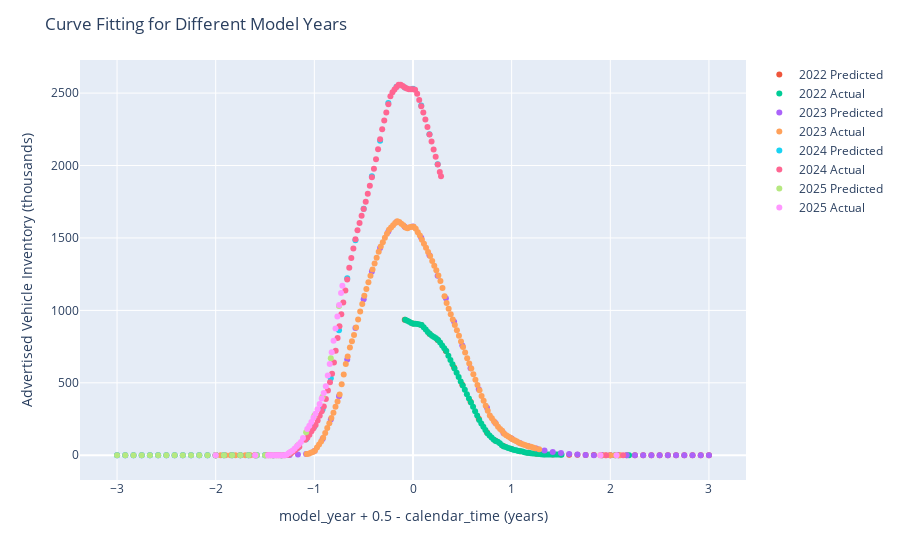
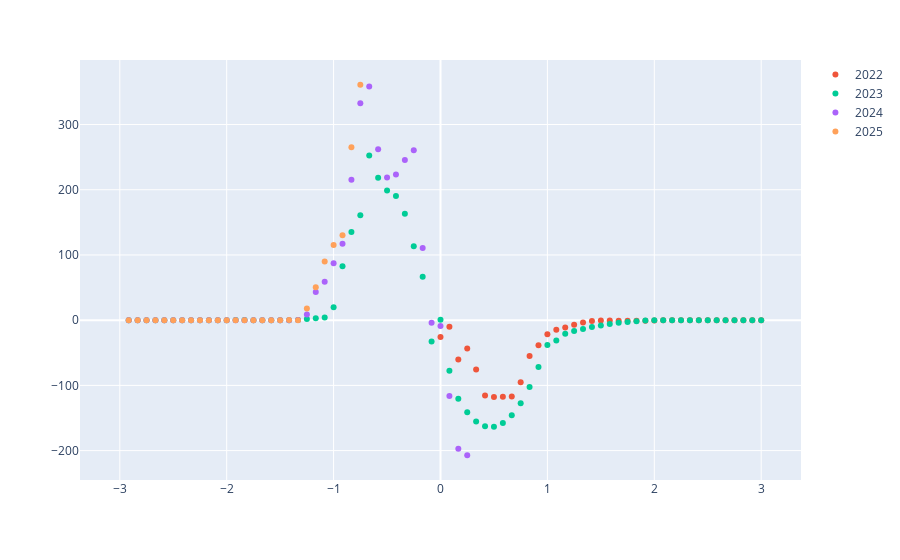

Write notebook code for charts like these, in order.
### Markdown cell above
# Spline Regression

### Code cell
# For each model year that we have data (2022 through 2025),
# fit a separate spline regression.  Do this so that monthly
# inventory counts can be predicted despite not having
# direct access to this information.  (All of the information
# that we have to go on is the graph from www.spglobal.com/mobility)

model_yr_range = range(2022, 2026, 1)
inventory_model = dict.fromkeys(model_yr_range)

# Create some evenly space yr_diffs for evaluating each model.
# These same yr_diffs can be used for other model years
# to compare apples to apples.
step = 1.0/12.0
a = -3.0
b = 3.0

yr_diffs = np.linspace(a, b, num=int((b - a)/step + 1))

# Create a data-frame to store the predictions from each model.
mixed_years_2 = pl.DataFrame()

# Get plotly figures set up before the loop.
fig = px.scatter()
fig_2 = px.scatter()

model_year_knots = {
    2022: (
        np.sort(
            np.array([2.19, 1.48, 1.2, 1, 0.9, 0.85, 0.8, 0.7, 0.6, 0.4, 0.3, 
                0.2, 0.15, 0.087, 0.025, 0, -0.015,
                -0.079428
            ])
        )
        .reshape(-1, 1)
    ),
    2023: (
        np.sort(
            np.array([-2., -1.08, -1.02, -1., -0.95, 
                -0.93, -0.91, -0.88, -0.85, -0.82,
                -0.75, -0.73, -0.5, 
                -0.3, -0.244, -0.2, -0.18, -0.15, -0.12, -0.09, -0.05, 
                -0.03,  0.,  0.03,  0.1,  0.5,  0.95,  1.,  1.05,
                1.15,  2.1
            ])
        )
        .reshape(-1, 1)
    ),
    2024: (
        np.sort(
            np.array([2.1, 1.15, 1.05, 1, 0.95, 0.5, 0.1, 0.03, 0, 
                -0.03, -0.05, -0.09, -0.12, -0.15, -0.18, -0.2, -0.244, -0.3, -0.5, 
                -0.73, -0.75, -0.95, 
                -1, -1.02, -1.2, -1.22, -1.28, -1.32, -1.4, -1.45, -2
            ])
        )
        .reshape(-1, 1)
    ),
    2025: (
        np.sort(
            np.array([-1.42, -1.3, -1.27, -1.12, -1, -0.9, -0.85, -0.8, -0.716094   
            ])
        )
        .reshape(-1, 1)
    )
}

# Make a pipeline for each model_year and fit the model.
for yr in model_yr_range:
    # Make pipeline for the current model year.
    current_yr_inventory_model = make_pipeline(
        SplineTransformer(
            degree=3,
            knots=model_year_knots[yr],
            extrapolation="constant",
            include_bias=True
        ),
        LinearRegression(
            fit_intercept=True
        )
    )

    # Fit model.
    # Sometimes, we only want to work with some values in yr_diff.
    yr_diff_filter = (
        pl.when(yr == 2022)
        .then(
            (pl.col("yr_diff") > -0.084)
        )
        .when(yr == 2024)
        .then(
            (pl.col("yr_diff") < 0.29)
        )
        .when(yr == 2025)
        .then(
            (pl.col("yr_diff") < -0.7)
        )
        .otherwise(True)
    )
    
    mixed_years_filtered = (mixed_years
        .filter(yr_diff_filter & (pl.col("model_year") == yr))
    )
    
    current_yr_inventory_model.fit(
        X=(
            mixed_years_filtered
                .select("yr_diff")
                .collect()
        ),
        y=(
            mixed_years_filtered
                .select("advertised_inventory")
                .collect()
        )
    )

    # Save the fitted model.
    inventory_model[yr] = current_yr_inventory_model

    # Put the predictions from current_yr_inventory_model into a new data-frame.
    mixed_years_current_preds = pl.LazyFrame(
        data={
            "yr_diff": yr_diffs,
            "model_year": None,
            "predicted_inventory": None,
            "predicted_inventory_change": None
        },
        schema={
            "yr_diff": pl.Float64,
            "model_year": pl.Int32,
            "predicted_inventory": pl.Float64,
            "predicted_inventory_change": pl.Float64
        }
    )

    # Filter it first.
    mixed_years_current_preds = (mixed_years_current_preds
        .filter(yr_diff_filter)                             
    )

    # Use the current_yr_inventory_model to get the predictions.
    preds = pl.Series(
        current_yr_inventory_model
            .predict(
                X=(mixed_years_current_preds
                    .select("yr_diff")
                    .collect()
                )
            )
            .flatten()
    )

    # Replace negative values generated by the spline regression.
    # (I cannot figure out how to put constraints on the spline regression
    # other than to just fix the predictions like I do here.)
    preds = np.where(preds < 0, 0, preds)

    mixed_years_current_preds = (mixed_years_current_preds
        .with_columns(
            model_year = pl.lit(yr),
            predicted_inventory = preds
        )                 
    )

    # Save mixed_years_current_preds for the current model_year.
    mixed_years_2 = (mixed_years_2
        .vstack(mixed_years_current_preds.collect())   
        .with_columns(
            predicted_inventory_derivative = pl.col("predicted_inventory").diff(n=1).over("model_year")
        )   
    )

    # Make a plot of the original training data alongside the predictions.
    fig.add_scatter(
        x=(mixed_years_2
           .filter(pl.col("model_year") == yr)
           .select("yr_diff")
           .to_series()
        ),
        y=(mixed_years_2
           .filter(pl.col("model_year") == yr)
           .select("predicted_inventory")
           .to_series()
        ),
        mode="markers",
        name=f"{yr} Predicted"
    )

    fig.add_scatter(
        x=(mixed_years
           .filter(pl.col("model_year") == yr)
           .select("yr_diff")
           .collect()
           .to_series()
        ),
        y=(mixed_years
           .filter(pl.col("model_year") == yr)
           .select("advertised_inventory")
           .collect()
           .to_series()
        ),
        mode="markers",
        name=f"{yr} Actual"
    )

    # https://plotly.com/python/figure-labels/
    fig.update_layout(
        title=dict(text="Curve Fitting for Different Model Years"),
        xaxis=dict(
            title=dict(
                text="model_year + 0.5 - calendar_time (years)"
            )
        ),
        yaxis=dict(
            title=dict(
                text="Advertised Vehicle Inventory (thousands)"
            )
        )
    )

    fig_2.add_scatter(
        x=(mixed_years_2
           .filter(pl.col("model_year") == yr)
           .select("yr_diff")
           .to_series()
        ),
        y=(mixed_years_2
           .filter(pl.col("model_year") == yr)
           .select("predicted_inventory_change")
           .to_series()
        ),
        mode="markers",
        name=f"{yr}"
    )

# Show the figures.
fig.show()
fig_2.show()

### Figure 1 — Plotly figure (JSON) as saved in the notebook; plotly's stock layout.template omitted (floating-point values rounded to 4 significant figures)
{"data": [{"hovertemplate": "<extra></extra>", "legendgroup": "", "marker": {"color": "#636efa", "symbol": "circle"}, "mode": "markers", "name": "", "orientation": "v", "showlegend": false, "type": "scatter", "xaxis": "x", "yaxis": "y"}, {"mode": "markers", "name": "2022 Predicted", "type": "scatter", "x": [-0.08333, 0, 0.08333, 0.1667, 0.25, 0.3333, 0.4167, 0.5, 0.5833, 0.6667, 0.75, 0.8333, 0.9167, 1, 1.083, 1.167, 1.25, 1.333, 1.417, 1.5, 1.583, 1.667, 1.75, 1.833, 1.917, 2, 2.083, 2.167, 2.25, 2.333, 2.417, 2.5, 2.583, 2.667, 2.75, 2.833, 2.917, 3], "y": [935.5, 909.9, 899.8, 839.4, 796.0, 720.4, 605.1, 487.2, 369.7, 252.8, 157.5, 102.6, 64.12, 42.48, 27.77, 16.72, 9.742, 6.256, 4.93, 4.418, 3.811, 3.077, 2.285, 1.505, 0.8088, 0.266, 0, 0, 0, 0, 0, 0, 0, 0, 0, 0, 0, 0]}, {"mode": "markers", "name": "2022 Actual", "type": "scatter", "x": [-2, -1.6, -0.07943, -0.05857, -0.03772, -0.01686, 0.003995, 0.02485, 0.04571, 0.06656, 0.08742, 0.1083, 0.1291, 0.15, 0.1708, 0.1917, 0.2126, 0.2334, 0.2543, 0.2751, 0.296, 0.3168, 0.3377, 0.3585, 0.3794, 0.4003, 0.4211, 0.442, 0.4628, 0.4837, 0.5045, 0.5254, 0.5462, 0.5671, 0.588, 0.6088, 0.6297, 0.6505, 0.6714, 0.6922, 0.7131, 0.7339, 0.7548, 0.7757, 0.7965, 0.8174, 0.8382, 0.8591, 0.8799, 0.9008, 0.9216, 0.9425, 0.9634, 0.9842, 1.005, 1.026, 1.047, 1.068, 1.088, 1.109, 1.13, 1.151, 1.172, 1.193, 1.214, 1.234, 1.255, 1.276, 1.297, 1.318, 1.339, 1.36, 1.38, 1.401, 1.422, 1.443, 1.464, 1.485, 1.506, 2.05, 2.19], "y": [0, 0, 935.6, 928.8, 920.9, 913.0, 908.6, 908.6, 905.8, 903.1, 899.3, 883.9, 867.9, 851.4, 836.4, 824.4, 815.5, 806.9, 796.0, 778.2, 758.4, 738.5, 720.0, 686.2, 658.1, 628.0, 598.2, 568.8, 540.0, 509.9, 482.2, 451.4, 421.6, 392.6, 363.5, 334.0, 303.9, 274.2, 244.1, 219.8, 197.2, 174.2, 152.7, 136.3, 122.2, 108.9, 97.59, 92.8, 82.31, 69.88, 60.3, 56.53, 50.37, 45.92, 41.13, 36.34, 35.32, 29.5, 27.79, 25.05, 20.26, 16.84, 16.5, 13.42, 12.73, 12.73, 9.993, 8.967, 6.914, 5.203, 5.203, 5.203, 5.203, 5.203, 5.203, 5.203, 5.203, 5.203, 3.492, 0, 0]}, {"mode": "markers", "name": "2023 Predicted", "type": "scatter", "x": [-3, -2.917, -2.833, -2.75, -2.667, -2.583, -2.5, -2.417, -2.333, -2.25, -2.167, -2.083, -2, -1.917, -1.833, -1.75, -1.667, -1.583, -1.5, -1.417, -1.333, -1.25, -1.167, -1.083, -1, -0.9167, -0.8333, -0.75, -0.6667, -0.5833, -0.5, -0.4167, -0.3333, -0.25, -0.1667, -0.08333, 0, 0.08333, 0.1667, 0.25, 0.3333, 0.4167, 0.5, 0.5833, 0.6667, 0.75, 0.8333, 0.9167, 1, 1.083, 1.167, 1.25, 1.333, 1.417, 1.5, 1.583, 1.667, 1.75, 1.833, 1.917, 2, 2.083, 2.167, 2.25, 2.333, 2.417, 2.5, 2.583, 2.667, 2.75, 2.833, 2.917, 3], "y": [0, 0, 0, 0, 0, 0, 0, 0, 0, 0, 0, 0, 0, 0.2759, 0.4577, 0.1955, 0, 0, 0, 0, 0.07688, 1.862, 4.773, 9.035, 28.83, 111.6, 246.8, 407.8, 660.2, 878.4, 1077.0, 1268.0, 1431.0, 1544.0, 1611.0, 1578.0, 1579.0, 1502.0, 1381.0, 1240.0, 1084.0, 921.7, 758.2, 600.5, 454.8, 327.6, 225.0, 153.3, 115.3, 84.12, 63.27, 46.81, 33.46, 22.91, 14.82, 8.866, 4.735, 2.099, 0.6344, 0.01818, 0, 0.03715, 0.05492, 0.05492, 0.05492, 0.05492, 0.05492, 0.05492, 0.05492, 0.05492, 0.05492, 0.05492, 0.05492]}, {"mode": "markers", "name": "2023 Actual", "type": "scatter", "x": [-2, -1.6, -1.078, -1.057, -1.036, -1.015, -0.9941, -0.9733, -0.9524, -0.9315, -0.9107, -0.8898, -0.869, -0.8481, -0.8273, -0.8064, -0.7856, -0.7647, -0.7438, -0.723, -0.7021, -0.6813, -0.6619, -0.6396, -0.6187, -0.5979, -0.577, -0.5561, -0.5353, -0.5144, -0.4936, -0.4727, -0.4519, -0.431, -0.4101, -0.3893, -0.3684, -0.3476, -0.3267, -0.3059, -0.285, -0.2642, -0.2433, -0.2224, -0.2016, -0.1807, -0.1599, -0.139, -0.1182, -0.09731, -0.07646, -0.0556, -0.03474, -0.01389, 0.006966, 0.02782, 0.04868, 0.06953, 0.09039, 0.1112, 0.1321, 0.153, 0.1738, 0.1947, 0.2155, 0.2364, 0.2572, 0.2781, 0.2989, 0.3198, 0.3407, 0.3615, 0.3824, 0.4032, 0.4241, 0.4449, 0.4658, 0.4866, 0.5075, 0.5284, 0.5492, 0.5701, 0.5909, 0.6118, 0.6326, 0.6535, 0.6744, 0.6952, 0.7161, 0.7369, 0.7578, 0.7786, 0.7995, 0.8203, 0.8412, 0.8621, 0.8829, 0.9038, 0.9246, 0.9455, 0.9663, 0.9872, 1.008, 1.029, 1.05, 1.071, 1.091, 1.112, 1.133, 1.154, 1.175, 1.196, 1.217, 1.237, 1.278, 1.9, 2.1, 1.95, 2, 2.05, -1.65, -1.7, -1.75, -1.8, -1.85, -1.9, -1.95], "y": [0, 0, 7.94, 9.651, 16.84, 22.31, 31.21, 53.11, 73.64, 94.51, 120.2, 154.1, 187.9, 221.1, 256.4, 293.7, 334.0, 371.0, 418.6, 489.4, 557.8, 629.4, 681.1, 744.3, 786.8, 830.2, 881.2, 936.6, 992.1, 1045.0, 1100.0, 1148.0, 1194.0, 1239.0, 1283.0, 1324.0, 1364.0, 1404.0, 1440.0, 1471.0, 1501.0, 1530.0, 1556.0, 1573.0, 1587.0, 1604.0, 1615.0, 1610.0, 1598.0, 1587.0, 1573.0, 1567.0, 1574.0, 1578.0, 1578.0, 1564.0, 1539.0, 1516.0, 1488.0, 1460.0, 1432.0, 1404.0, 1375.0, 1341.0, 1309.0, 1277.0, 1242.0, 1202.0, 1155.0, 1097.0, 1052.0, 1011.0, 972.9, 936.3, 899.0, 862.0, 825.1, 785.4, 747.8, 708.7, 669.0, 633.5, 598.9, 558.5, 520.9, 485.6, 448.0, 409.7, 376.1, 340.9, 306.3, 274.2, 254.7, 235.2, 216.7, 196.5, 181.4, 168.4, 148.9, 138.3, 129.4, 120.5, 111.3, 102.7, 95.88, 88.01, 81.85, 76.38, 71.59, 65.43, 60.3, 57.9, 54.14, 48.17, 41.97, 0, 0, 0, 0, 0, 0, 0, 0, 0, 0, 0, 0]}, {"mode": "markers", "name": "2024 Predicted", "type": "scatter", "x": [-3, -2.917, -2.833, -2.75, -2.667, -2.583, -2.5, -2.417, -2.333, -2.25, -2.167, -2.083, -2, -1.917, -1.833, -1.75, -1.667, -1.583, -1.5, -1.417, -1.333, -1.25, -1.167, -1.083, -1, -0.9167, -0.8333, -0.75, -0.6667, -0.5833, -0.5, -0.4167, -0.3333, -0.25, -0.1667, -0.08333, 0, 0.08333, 0.1667, 0.25], "y": [0.0001592, 0.0001592, 0.0001592, 0.0001592, 0.0001592, 0.0001592, 0.0001592, 0.0001592, 0.0001592, 0.0001592, 0.0001592, 0.0001592, 0.0001592, 0, 0, 0, 0, 0.0173, 0.06055, 0, 0.1068, 8.655, 52.03, 110.9, 198.3, 315.6, 530.8, 863.3, 1222.0, 1484.0, 1702.0, 1926.0, 2172.0, 2432.0, 2543.0, 2539.0, 2530.0, 2414.0, 2217.0, 2010.0]}, {"mode": "markers", "name": "2024 Actual", "type": "scatter", "x": [-2, -1.6, -1.486, -1.465, -1.444, -1.423, -1.403, -1.382, -1.361, -1.34, -1.319, -1.298, -1.277, -1.257, -1.236, -1.215, -1.194, -1.173, -1.152, -1.092, -1.071, -1.05, -1.029, -1.008, -0.9873, -0.9665, -0.9456, -0.9248, -0.9039, -0.8831, -0.8622, -0.8414, -0.8205, -0.8015, -0.7835, -0.7646, -0.7456, -0.7266, -0.7067, -0.6856, -0.6669, -0.6461, -0.6252, -0.6044, -0.5835, -0.5626, -0.5418, -0.5209, -0.5001, -0.4792, -0.4584, -0.4375, -0.4167, -0.3958, -0.3749, -0.3541, -0.3332, -0.3124, -0.2915, -0.2707, -0.2498, -0.229, -0.2081, -0.1872, -0.1664, -0.1455, -0.1247, -0.1038, -0.08297, -0.06211, -0.04125, -0.0204, 0.000457, 0.02131, 0.04217, 0.06302, 0.08388, 0.1047, 0.1256, 0.1464, 0.1673, 0.1882, 0.209, 0.2299, 0.2507, 0.2716, 0.2839, 1.959, 2.13], "y": [0, 0, 0, 0, 0, 0, 0, 0, 0, 0, 0, 0, 2.465, 5.545, 13.76, 25.39, 36.34, 48.32, 59.27, 106.1, 120.9, 141.7, 165.0, 186.6, 209.1, 239.3, 272.1, 303.2, 337.1, 389.1, 446.3, 503.8, 563.0, 639.7, 721.1, 808.8, 891.3, 973.7, 1055.0, 1138.0, 1213.0, 1295.0, 1361.0, 1427.0, 1491.0, 1554.0, 1603.0, 1653.0, 1699.0, 1749.0, 1805.0, 1861.0, 1919.0, 1977.0, 2044.0, 2113.0, 2182.0, 2251.0, 2311.0, 2366.0, 2424.0, 2479.0, 2507.0, 2525.0, 2543.0, 2558.0, 2557.0, 2548.0, 2539.0, 2532.0, 2527.0, 2527.0, 2526.0, 2523.0, 2496.0, 2453.0, 2409.0, 2366.0, 2318.0, 2266.0, 2214.0, 2165.0, 2111.0, 2060.0, 2007.0, 1955.0, 1927.0, 0, 0]}, {"mode": "markers", "name": "2025 Predicted", "type": "scatter", "x": [-3, -2.917, -2.833, -2.75, -2.667, -2.583, -2.5, -2.417, -2.333, -2.25, -2.167, -2.083, -2, -1.917, -1.833, -1.75, -1.667, -1.583, -1.5, -1.417, -1.333, -1.25, -1.167, -1.083, -1, -0.9167, -0.8333, -0.75], "y": [0, 0, 0, 0, 0, 0, 0, 0, 0, 0, 0, 0, 0, 0, 0, 0, 0, 0, 0, 0.2068, 0, 18.06, 68.47, 158.2, 273.5, 403.7, 668.8, 1030.0]}, {"mode": "markers", "name": "2025 Actual", "type": "scatter", "x": [-2, -1.6, -1.469, -1.449, -1.428, -1.407, -1.386, -1.365, -1.345, -1.324, -1.303, -1.282, -1.261, -1.24, -1.219, -1.199, -1.178, -1.157, -1.136, -1.115, -1.072, -1.051, -1.03, -1.009, -0.9882, -0.9673, -0.9465, -0.9256, -0.9047, -0.8839, -0.864, -0.8441, -0.8242, -0.8052, -0.7853, -0.7663, -0.7483, -0.7294, -0.7161, 1.9, 2.063], "y": [0, 0, 0, 0, 0, 0, 0, 0, 0, 0, 0, 3.15, 14.1, 23.34, 32.92, 46.61, 61.32, 75.69, 91.09, 119.2, 180.7, 203.0, 230.4, 258.1, 286.1, 317.3, 354.2, 391.2, 429.9, 475.7, 551.0, 630.0, 710.6, 790.0, 874.7, 958.3, 1037.0, 1120.0, 1169.0, 0, 0]}], "layout": {"legend": {"tracegroupgap": 0}, "margin": {"t": 60}, "title": {"text": "Curve Fitting for Different Model Years"}, "xaxis": {"anchor": "y", "domain": [0, 1], "title": {"text": "model_year + 0.5 - calendar_time (years)"}}, "yaxis": {"anchor": "x", "domain": [0, 1], "title": {"text": "Advertised Vehicle Inventory (thousands)"}}}}

### Figure 2 — Plotly figure (JSON) as saved in the notebook; plotly's stock layout.template omitted (floating-point values rounded to 4 significant figures)
{"data": [{"hovertemplate": "<extra></extra>", "legendgroup": "", "marker": {"color": "#636efa", "symbol": "circle"}, "mode": "markers", "name": "", "orientation": "v", "showlegend": false, "type": "scatter", "xaxis": "x", "yaxis": "y"}, {"mode": "markers", "name": "2022", "type": "scatter", "x": [-0.08333, 0, 0.08333, 0.1667, 0.25, 0.3333, 0.4167, 0.5, 0.5833, 0.6667, 0.75, 0.8333, 0.9167, 1, 1.083, 1.167, 1.25, 1.333, 1.417, 1.5, 1.583, 1.667, 1.75, 1.833, 1.917, 2, 2.083, 2.167, 2.25, 2.333, 2.417, 2.5, 2.583, 2.667, 2.75, 2.833, 2.917, 3], "y": [null, -25.67, -10.04, -60.46, -43.35, -75.57, -115.4, -117.8, -117.5, -116.9, -95.24, -54.9, -38.49, -21.64, -14.72, -11.05, -6.977, -3.486, -1.326, -0.512, -0.6065, -0.7346, -0.7922, -0.7795, -0.6964, -0.5429, -0.266, 0, 0, 0, 0, 0, 0, 0, 0, 0, 0, 0]}, {"mode": "markers", "name": "2023", "type": "scatter", "x": [-3, -2.917, -2.833, -2.75, -2.667, -2.583, -2.5, -2.417, -2.333, -2.25, -2.167, -2.083, -2, -1.917, -1.833, -1.75, -1.667, -1.583, -1.5, -1.417, -1.333, -1.25, -1.167, -1.083, -1, -0.9167, -0.8333, -0.75, -0.6667, -0.5833, -0.5, -0.4167, -0.3333, -0.25, -0.1667, -0.08333, 0, 0.08333, 0.1667, 0.25, 0.3333, 0.4167, 0.5, 0.5833, 0.6667, 0.75, 0.8333, 0.9167, 1, 1.083, 1.167, 1.25, 1.333, 1.417, 1.5, 1.583, 1.667, 1.75, 1.833, 1.917, 2, 2.083, 2.167, 2.25, 2.333, 2.417, 2.5, 2.583, 2.667, 2.75, 2.833, 2.917, 3], "y": [null, 0, 0, 0, 0, 0, 0, 0, 0, 0, 0, 0, 0, 0.2759, 0.1818, -0.2621, -0.1955, 0, 0, 0, 0.07688, 1.785, 2.911, 4.262, 19.8, 82.77, 135.2, 161.0, 252.4, 218.2, 198.8, 190.4, 163.2, 113.2, 66.75, -32.64, 0.8225, -77.45, -120.6, -141.3, -155.3, -162.7, -163.5, -157.7, -145.6, -127.2, -102.6, -71.67, -38.06, -31.16, -20.85, -16.46, -13.35, -10.56, -8.092, -5.95, -4.131, -2.636, -1.465, -0.6162, -0.01818, 0.03715, 0.01778, 0, 0, 0, 0, 0, 0, 0, 0, 0, 0]}, {"mode": "markers", "name": "2024", "type": "scatter", "x": [-3, -2.917, -2.833, -2.75, -2.667, -2.583, -2.5, -2.417, -2.333, -2.25, -2.167, -2.083, -2, -1.917, -1.833, -1.75, -1.667, -1.583, -1.5, -1.417, -1.333, -1.25, -1.167, -1.083, -1, -0.9167, -0.8333, -0.75, -0.6667, -0.5833, -0.5, -0.4167, -0.3333, -0.25, -0.1667, -0.08333, 0, 0.08333, 0.1667, 0.25], "y": [null, 0, 0, 0, 0, 0, 0, 0, 0, 0, 0, 0, 0, -0.0001592, 0, 0, 0, 0.0173, 0.04325, -0.06055, 0.1068, 8.548, 43.37, 58.89, 87.41, 117.3, 215.2, 332.5, 358.4, 262.1, 218.7, 223.3, 245.8, 260.7, 110.7, -4.013, -8.91, -116.2, -197.1, -207.1]}, {"mode": "markers", "name": "2025", "type": "scatter", "x": [-3, -2.917, -2.833, -2.75, -2.667, -2.583, -2.5, -2.417, -2.333, -2.25, -2.167, -2.083, -2, -1.917, -1.833, -1.75, -1.667, -1.583, -1.5, -1.417, -1.333, -1.25, -1.167, -1.083, -1, -0.9167, -0.8333, -0.75], "y": [null, 0, 0, 0, 0, 0, 0, 0, 0, 0, 0, 0, 0, 0, 0, 0, 0, 0, 0, 0.2068, -0.2068, 18.06, 50.41, 89.78, 115.3, 130.2, 265.1, 361.0]}], "layout": {"legend": {"tracegroupgap": 0}, "margin": {"t": 60}, "xaxis": {"anchor": "y", "domain": [0, 1]}, "yaxis": {"anchor": "x", "domain": [0, 1]}}}
